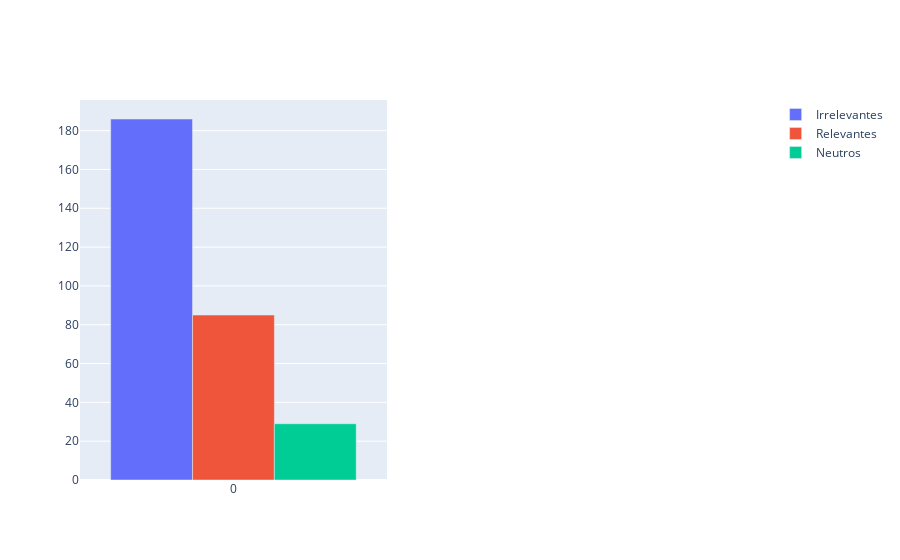

The notebook cell saved with this chart:
### Code cell
import plotly.graph_objects as go
from plotly.subplots import make_subplots
import pandas as pd
def plotar(lista_relevantes_testados,lista_irrelevantes_testados,lista_neutros_testados):
    fig = make_subplots(rows=1, cols=2, specs=[[{"type": "bar"},
                                            {"type": "surface"}]])
    fig.add_trace(go.Bar(y=[lista_irrelevantes_testados],name="Irrelevantes"), row=1, col=1)
    fig.add_trace(go.Bar(y=[lista_relevantes_testados],name="Relevantes"), row=1, col=1)
    fig.add_trace(go.Bar(y=[lista_neutros_testados],name="Neutros"), row=1, col=1)
    fig.update_layout(showlegend=True)
    fig.show()
plotar(lista_relevantes_testados,lista_irrelevantes_testados,lista_neutros_testados)

### Figure 1 — Plotly figure (JSON) as saved in the notebook; plotly's stock layout.template omitted (floating-point values rounded to 4 significant figures)
{"data": [{"name": "Irrelevantes", "type": "bar", "xaxis": "x", "y": [186], "yaxis": "y"}, {"name": "Relevantes", "type": "bar", "xaxis": "x", "y": [85], "yaxis": "y"}, {"name": "Neutros", "type": "bar", "xaxis": "x", "y": [29], "yaxis": "y"}], "layout": {"scene": {"domain": {"x": [0.55, 1], "y": [0, 1]}}, "showlegend": true, "xaxis": {"anchor": "y", "domain": [0, 0.45]}, "yaxis": {"anchor": "x", "domain": [0, 1]}}}
